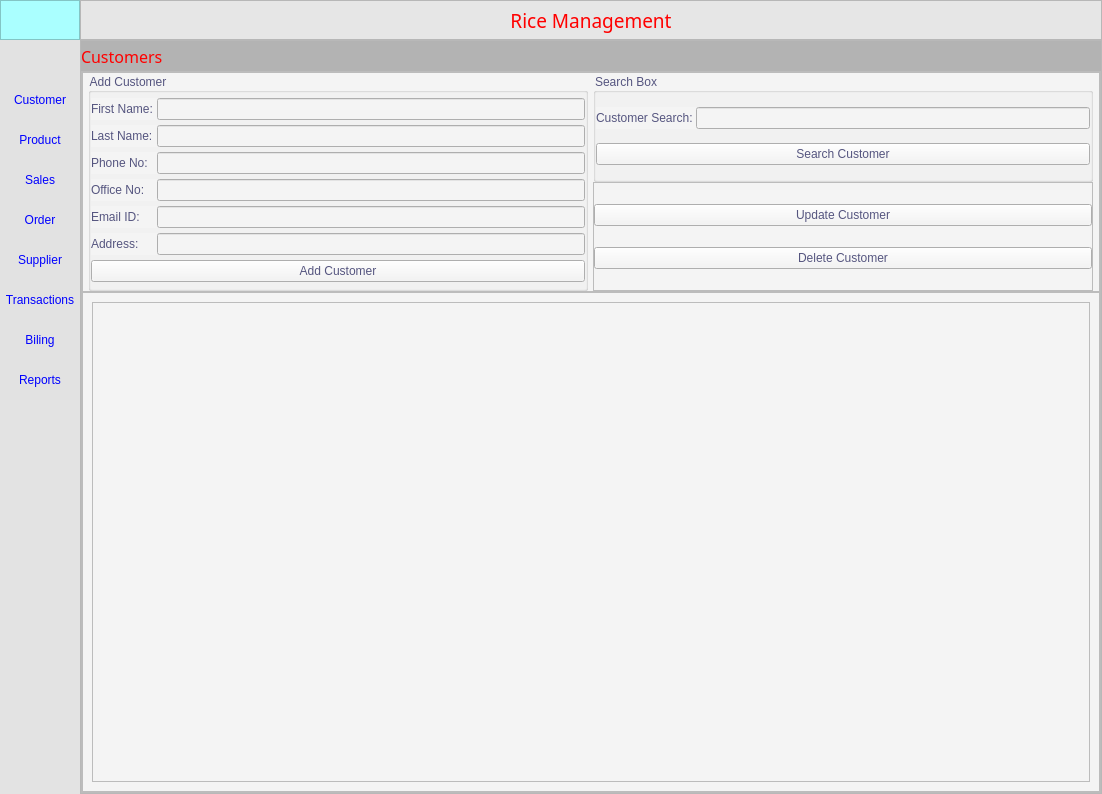
<?xml version="1.0" encoding="UTF-8"?>
<ui version="4.0">
 <class>MainWindow</class>
 <widget class="QMainWindow" name="MainWindow">
  <property name="geometry">
   <rect>
    <x>0</x>
    <y>0</y>
    <width>1102</width>
    <height>794</height>
   </rect>
  </property>
  <property name="minimumSize">
   <size>
    <width>1000</width>
    <height>500</height>
   </size>
  </property>
  <property name="windowTitle">
   <string>MainWindow</string>
  </property>
  <property name="styleSheet">
   <string notr="true">background-color: rgb(238, 238, 238);</string>
  </property>
  <widget class="QWidget" name="centralwidget">
   <layout class="QVBoxLayout" name="verticalLayout">
    <property name="spacing">
     <number>0</number>
    </property>
    <property name="leftMargin">
     <number>0</number>
    </property>
    <property name="topMargin">
     <number>0</number>
    </property>
    <property name="rightMargin">
     <number>0</number>
    </property>
    <property name="bottomMargin">
     <number>0</number>
    </property>
    <item>
     <widget class="QFrame" name="Top_Bar">
      <property name="maximumSize">
       <size>
        <width>16777215</width>
        <height>40</height>
       </size>
      </property>
      <property name="styleSheet">
       <string notr="true">background-color: rgba(230, 230, 230, 230);</string>
      </property>
      <property name="frameShape">
       <enum>QFrame::NoFrame</enum>
      </property>
      <property name="frameShadow">
       <enum>QFrame::Raised</enum>
      </property>
      <layout class="QHBoxLayout" name="horizontalLayout">
       <property name="spacing">
        <number>0</number>
       </property>
       <property name="leftMargin">
        <number>0</number>
       </property>
       <property name="topMargin">
        <number>0</number>
       </property>
       <property name="rightMargin">
        <number>0</number>
       </property>
       <property name="bottomMargin">
        <number>0</number>
       </property>
       <item>
        <widget class="QFrame" name="frame_toggle">
         <property name="maximumSize">
          <size>
           <width>80</width>
           <height>40</height>
          </size>
         </property>
         <property name="styleSheet">
          <string notr="true">background-color: rgb(170, 255, 255);</string>
         </property>
         <property name="frameShape">
          <enum>QFrame::StyledPanel</enum>
         </property>
         <property name="frameShadow">
          <enum>QFrame::Raised</enum>
         </property>
         <layout class="QVBoxLayout" name="verticalLayout_2">
          <property name="spacing">
           <number>0</number>
          </property>
          <property name="leftMargin">
           <number>0</number>
          </property>
          <property name="topMargin">
           <number>0</number>
          </property>
          <property name="rightMargin">
           <number>0</number>
          </property>
          <property name="bottomMargin">
           <number>0</number>
          </property>
          <item>
           <widget class="QToolButton" name="Btn_Toggle">
            <property name="sizePolicy">
             <sizepolicy hsizetype="Expanding" vsizetype="Expanding">
              <horstretch>0</horstretch>
              <verstretch>0</verstretch>
             </sizepolicy>
            </property>
            <property name="styleSheet">
             <string notr="true">color: rgb(170, 85, 0);
border: 0px solid;</string>
            </property>
            <property name="text">
             <string/>
            </property>
            <property name="icon">
             <iconset resource="icons.qrc">
              <normaloff>:/icon/icons/menu.png</normaloff>:/icon/icons/menu.png</iconset>
            </property>
           </widget>
          </item>
         </layout>
        </widget>
       </item>
       <item>
        <widget class="QFrame" name="frame_top">
         <property name="frameShape">
          <enum>QFrame::StyledPanel</enum>
         </property>
         <property name="frameShadow">
          <enum>QFrame::Raised</enum>
         </property>
         <layout class="QVBoxLayout" name="verticalLayout_7">
          <property name="spacing">
           <number>0</number>
          </property>
          <property name="leftMargin">
           <number>0</number>
          </property>
          <property name="topMargin">
           <number>0</number>
          </property>
          <property name="rightMargin">
           <number>0</number>
          </property>
          <property name="bottomMargin">
           <number>0</number>
          </property>
          <item>
           <widget class="QLabel" name="label">
            <property name="sizePolicy">
             <sizepolicy hsizetype="Expanding" vsizetype="Expanding">
              <horstretch>0</horstretch>
              <verstretch>0</verstretch>
             </sizepolicy>
            </property>
            <property name="font">
             <font>
              <family>MV Boli</family>
              <pointsize>14</pointsize>
             </font>
            </property>
            <property name="styleSheet">
             <string notr="true">color: rgb(255, 0, 0);</string>
            </property>
            <property name="text">
             <string>Rice Management</string>
            </property>
            <property name="alignment">
             <set>Qt::AlignCenter</set>
            </property>
           </widget>
          </item>
         </layout>
        </widget>
       </item>
      </layout>
     </widget>
    </item>
    <item>
     <widget class="QFrame" name="Content">
      <property name="frameShape">
       <enum>QFrame::NoFrame</enum>
      </property>
      <property name="frameShadow">
       <enum>QFrame::Raised</enum>
      </property>
      <layout class="QHBoxLayout" name="horizontalLayout_2">
       <property name="spacing">
        <number>0</number>
       </property>
       <property name="leftMargin">
        <number>0</number>
       </property>
       <property name="topMargin">
        <number>0</number>
       </property>
       <property name="rightMargin">
        <number>0</number>
       </property>
       <property name="bottomMargin">
        <number>0</number>
       </property>
       <item>
        <widget class="QFrame" name="frame_left_menu">
         <property name="sizePolicy">
          <sizepolicy hsizetype="Expanding" vsizetype="Expanding">
           <horstretch>0</horstretch>
           <verstretch>0</verstretch>
          </sizepolicy>
         </property>
         <property name="minimumSize">
          <size>
           <width>80</width>
           <height>0</height>
          </size>
         </property>
         <property name="maximumSize">
          <size>
           <width>80</width>
           <height>16777215</height>
          </size>
         </property>
         <property name="styleSheet">
          <string notr="true">background-color: rgba(225, 225, 225, 225);</string>
         </property>
         <property name="frameShape">
          <enum>QFrame::NoFrame</enum>
         </property>
         <property name="frameShadow">
          <enum>QFrame::Raised</enum>
         </property>
         <layout class="QVBoxLayout" name="verticalLayout_3">
          <property name="spacing">
           <number>0</number>
          </property>
          <property name="leftMargin">
           <number>0</number>
          </property>
          <property name="topMargin">
           <number>0</number>
          </property>
          <property name="rightMargin">
           <number>0</number>
          </property>
          <property name="bottomMargin">
           <number>0</number>
          </property>
          <item alignment="Qt::AlignTop">
           <widget class="QFrame" name="frame_top_menus">
            <property name="sizePolicy">
             <sizepolicy hsizetype="Expanding" vsizetype="Expanding">
              <horstretch>0</horstretch>
              <verstretch>0</verstretch>
             </sizepolicy>
            </property>
            <property name="frameShape">
             <enum>QFrame::NoFrame</enum>
            </property>
            <property name="frameShadow">
             <enum>QFrame::Raised</enum>
            </property>
            <layout class="QVBoxLayout" name="verticalLayout_4">
             <property name="spacing">
              <number>0</number>
             </property>
             <property name="leftMargin">
              <number>0</number>
             </property>
             <property name="topMargin">
              <number>0</number>
             </property>
             <property name="rightMargin">
              <number>0</number>
             </property>
             <property name="bottomMargin">
              <number>0</number>
             </property>
             <item>
              <widget class="QPushButton" name="Btn_Home">
               <property name="minimumSize">
                <size>
                 <width>0</width>
                 <height>40</height>
                </size>
               </property>
               <property name="styleSheet">
                <string notr="true">QPushButton {
	
	color: rgb(0, 0, 255);
	background-color: rgba(225, 225, 225, 225);
	border: 0px solid;
}

QPushButton:hover {
	
	
	background-color: rgb(255, 255, 127);
}</string>
               </property>
               <property name="text">
                <string/>
               </property>
               <property name="icon">
                <iconset resource="icons.qrc">
                 <normaloff>:/icon/icons/home.png</normaloff>:/icon/icons/home.png</iconset>
               </property>
              </widget>
             </item>
             <item>
              <widget class="QPushButton" name="Btn_Customer">
               <property name="minimumSize">
                <size>
                 <width>0</width>
                 <height>40</height>
                </size>
               </property>
               <property name="styleSheet">
                <string notr="true">QPushButton {
	
	color: rgb(0, 0, 255);
	background-color: rgba(225, 225, 225, 225);
	border: 0px solid;
}

QPushButton:hover {
	background-color: rgb(170, 255, 255);
}</string>
               </property>
               <property name="text">
                <string>Customer</string>
               </property>
              </widget>
             </item>
             <item>
              <widget class="QPushButton" name="Btn_Product">
               <property name="minimumSize">
                <size>
                 <width>0</width>
                 <height>40</height>
                </size>
               </property>
               <property name="styleSheet">
                <string notr="true">QPushButton {
	
	color: rgb(0, 0, 255);
	background-color: rgba(225, 225, 225, 225);
	border: 0px solid;
}

QPushButton:hover {
	background-color: rgb(170, 255, 255);
}</string>
               </property>
               <property name="text">
                <string>Product</string>
               </property>
              </widget>
             </item>
             <item>
              <widget class="QPushButton" name="Btn_Sales">
               <property name="minimumSize">
                <size>
                 <width>0</width>
                 <height>40</height>
                </size>
               </property>
               <property name="styleSheet">
                <string notr="true">QPushButton {
	
	color: rgb(0, 0, 255);
	background-color: rgba(225, 225, 225, 225);
	border: 0px solid;
}

QPushButton:hover {
	background-color: rgb(170, 255, 255);
}</string>
               </property>
               <property name="text">
                <string>Sales</string>
               </property>
              </widget>
             </item>
             <item>
              <widget class="QPushButton" name="Btn_Order">
               <property name="minimumSize">
                <size>
                 <width>0</width>
                 <height>40</height>
                </size>
               </property>
               <property name="styleSheet">
                <string notr="true">QPushButton {
	
	color: rgb(0, 0, 255);
	background-color: rgba(225, 225, 225, 225);
	border: 0px solid;
}

QPushButton:hover {
	background-color: rgb(170, 255, 255);
}</string>
               </property>
               <property name="text">
                <string>Order</string>
               </property>
              </widget>
             </item>
             <item>
              <widget class="QPushButton" name="Btn_Supplier">
               <property name="minimumSize">
                <size>
                 <width>0</width>
                 <height>40</height>
                </size>
               </property>
               <property name="styleSheet">
                <string notr="true">QPushButton {
	
	color: rgb(0, 0, 255);
	background-color: rgba(225, 225, 225, 225);
	border: 0px solid;
}

QPushButton:hover {
	background-color: rgb(170, 255, 255);
}</string>
               </property>
               <property name="text">
                <string>Supplier</string>
               </property>
              </widget>
             </item>
             <item>
              <widget class="QPushButton" name="Btn_Transactions">
               <property name="minimumSize">
                <size>
                 <width>0</width>
                 <height>40</height>
                </size>
               </property>
               <property name="styleSheet">
                <string notr="true">QPushButton {
	
	color: rgb(0, 0, 255);
	background-color: rgba(225, 225, 225, 225);
	border: 0px solid;
}

QPushButton:hover {
	background-color: rgb(170, 255, 255);
}</string>
               </property>
               <property name="text">
                <string>Transactions</string>
               </property>
              </widget>
             </item>
             <item>
              <widget class="QPushButton" name="Btn_Billing">
               <property name="minimumSize">
                <size>
                 <width>0</width>
                 <height>40</height>
                </size>
               </property>
               <property name="styleSheet">
                <string notr="true">QPushButton {
	
	color: rgb(0, 0, 255);
	background-color: rgba(225, 225, 225, 225);
	border: 0px solid;
}

QPushButton:hover {
	background-color: rgb(170, 255, 255);
}</string>
               </property>
               <property name="text">
                <string>Biling</string>
               </property>
              </widget>
             </item>
             <item>
              <widget class="QPushButton" name="Btn_Reports">
               <property name="minimumSize">
                <size>
                 <width>0</width>
                 <height>40</height>
                </size>
               </property>
               <property name="styleSheet">
                <string notr="true">QPushButton {
	
	color: rgb(0, 0, 255);
	background-color: rgba(225, 225, 225, 225);
	border: 0px solid;
}

QPushButton:hover {
	background-color: rgb(170, 255, 255);
}</string>
               </property>
               <property name="text">
                <string>Reports</string>
               </property>
              </widget>
             </item>
            </layout>
           </widget>
          </item>
         </layout>
        </widget>
       </item>
       <item>
        <widget class="QFrame" name="frame_pages">
         <property name="frameShape">
          <enum>QFrame::StyledPanel</enum>
         </property>
         <property name="frameShadow">
          <enum>QFrame::Raised</enum>
         </property>
         <layout class="QVBoxLayout" name="verticalLayout_5">
          <property name="spacing">
           <number>0</number>
          </property>
          <property name="leftMargin">
           <number>0</number>
          </property>
          <property name="topMargin">
           <number>0</number>
          </property>
          <property name="rightMargin">
           <number>0</number>
          </property>
          <property name="bottomMargin">
           <number>0</number>
          </property>
          <item>
           <widget class="QStackedWidget" name="Pages_Widget">
            <property name="currentIndex">
             <number>1</number>
            </property>
            <widget class="QWidget" name="home_page"/>
            <widget class="QWidget" name="customer_page">
             <layout class="QVBoxLayout" name="verticalLayout_6">
              <property name="spacing">
               <number>0</number>
              </property>
              <property name="leftMargin">
               <number>0</number>
              </property>
              <property name="topMargin">
               <number>0</number>
              </property>
              <property name="rightMargin">
               <number>0</number>
              </property>
              <property name="bottomMargin">
               <number>0</number>
              </property>
              <item>
               <widget class="QFrame" name="customer_frame_header">
                <property name="minimumSize">
                 <size>
                  <width>0</width>
                  <height>0</height>
                 </size>
                </property>
                <property name="maximumSize">
                 <size>
                  <width>16777215</width>
                  <height>30</height>
                 </size>
                </property>
                <property name="styleSheet">
                 <string notr="true">background-color: rgb(179, 179, 179);</string>
                </property>
                <property name="frameShape">
                 <enum>QFrame::NoFrame</enum>
                </property>
                <property name="frameShadow">
                 <enum>QFrame::Raised</enum>
                </property>
                <layout class="QVBoxLayout" name="verticalLayout_8">
                 <property name="spacing">
                  <number>0</number>
                 </property>
                 <property name="leftMargin">
                  <number>0</number>
                 </property>
                 <property name="topMargin">
                  <number>0</number>
                 </property>
                 <property name="rightMargin">
                  <number>0</number>
                 </property>
                 <property name="bottomMargin">
                  <number>0</number>
                 </property>
                 <item>
                  <widget class="QLabel" name="label_2">
                   <property name="sizePolicy">
                    <sizepolicy hsizetype="Expanding" vsizetype="Expanding">
                     <horstretch>0</horstretch>
                     <verstretch>0</verstretch>
                    </sizepolicy>
                   </property>
                   <property name="font">
                    <font>
                     <family>MV Boli</family>
                     <pointsize>12</pointsize>
                     <weight>50</weight>
                     <italic>false</italic>
                     <bold>false</bold>
                    </font>
                   </property>
                   <property name="styleSheet">
                    <string notr="true">color: rgb(255, 0, 0);
</string>
                   </property>
                   <property name="text">
                    <string>Customers</string>
                   </property>
                   <property name="alignment">
                    <set>Qt::AlignLeading|Qt::AlignLeft|Qt::AlignVCenter</set>
                   </property>
                  </widget>
                 </item>
                </layout>
               </widget>
              </item>
              <item>
               <widget class="QFrame" name="frame_2">
                <property name="styleSheet">
                 <string notr="true">background-color: rgb(244, 244, 244);</string>
                </property>
                <property name="frameShape">
                 <enum>QFrame::StyledPanel</enum>
                </property>
                <property name="frameShadow">
                 <enum>QFrame::Raised</enum>
                </property>
                <layout class="QVBoxLayout" name="verticalLayout_9">
                 <property name="spacing">
                  <number>0</number>
                 </property>
                 <property name="leftMargin">
                  <number>0</number>
                 </property>
                 <property name="topMargin">
                  <number>0</number>
                 </property>
                 <property name="rightMargin">
                  <number>0</number>
                 </property>
                 <property name="bottomMargin">
                  <number>0</number>
                 </property>
                 <item>
                  <widget class="QFrame" name="frame">
                   <property name="frameShape">
                    <enum>QFrame::StyledPanel</enum>
                   </property>
                   <property name="frameShadow">
                    <enum>QFrame::Raised</enum>
                   </property>
                   <layout class="QHBoxLayout" name="horizontalLayout_3">
                    <property name="spacing">
                     <number>0</number>
                    </property>
                    <property name="leftMargin">
                     <number>0</number>
                    </property>
                    <property name="topMargin">
                     <number>0</number>
                    </property>
                    <property name="rightMargin">
                     <number>0</number>
                    </property>
                    <property name="bottomMargin">
                     <number>0</number>
                    </property>
                    <item>
                     <widget class="QGroupBox" name="add_customer_box">
                      <property name="maximumSize">
                       <size>
                        <width>500</width>
                        <height>500</height>
                       </size>
                      </property>
                      <property name="styleSheet">
                       <string notr="true">* {
	color: rgb(85, 85, 127);
	font: 75 12pt &quot;MS Shell Dlg 2&quot;;
	border-color: rgb(0, 0, 0);
}
QpushButton:hover {
	background-color: rgb(255, 170, 0);
}</string>
                      </property>
                      <property name="title">
                       <string>Add Customer</string>
                      </property>
                      <property name="flat">
                       <bool>false</bool>
                      </property>
                      <layout class="QGridLayout" name="gridLayout">
                       <property name="leftMargin">
                        <number>0</number>
                       </property>
                       <property name="topMargin">
                        <number>0</number>
                       </property>
                       <property name="rightMargin">
                        <number>0</number>
                       </property>
                       <property name="bottomMargin">
                        <number>0</number>
                       </property>
                       <property name="spacing">
                        <number>0</number>
                       </property>
                       <item row="5" column="1">
                        <widget class="QLineEdit" name="customer_address_le">
                         <property name="maximumSize">
                          <size>
                           <width>16777215</width>
                           <height>16777215</height>
                          </size>
                         </property>
                        </widget>
                       </item>
                       <item row="6" column="0" colspan="2">
                        <widget class="QPushButton" name="Btn_add_customer">
                         <property name="styleSheet">
                          <string notr="true"/>
                         </property>
                         <property name="text">
                          <string>Add Customer</string>
                         </property>
                        </widget>
                       </item>
                       <item row="3" column="0">
                        <widget class="QLabel" name="label_6">
                         <property name="maximumSize">
                          <size>
                           <width>16777215</width>
                           <height>16777215</height>
                          </size>
                         </property>
                         <property name="text">
                          <string>Office No: </string>
                         </property>
                        </widget>
                       </item>
                       <item row="2" column="1">
                        <widget class="QLineEdit" name="customer_phone_le">
                         <property name="maximumSize">
                          <size>
                           <width>16777215</width>
                           <height>16777215</height>
                          </size>
                         </property>
                        </widget>
                       </item>
                       <item row="4" column="1">
                        <widget class="QLineEdit" name="customer_email_le">
                         <property name="maximumSize">
                          <size>
                           <width>16777215</width>
                           <height>16777215</height>
                          </size>
                         </property>
                        </widget>
                       </item>
                       <item row="0" column="1">
                        <widget class="QLineEdit" name="customer_fname_le">
                         <property name="maximumSize">
                          <size>
                           <width>16777215</width>
                           <height>16777215</height>
                          </size>
                         </property>
                        </widget>
                       </item>
                       <item row="2" column="0">
                        <widget class="QLabel" name="label_5">
                         <property name="maximumSize">
                          <size>
                           <width>16777215</width>
                           <height>16777215</height>
                          </size>
                         </property>
                         <property name="text">
                          <string>Phone No: </string>
                         </property>
                        </widget>
                       </item>
                       <item row="1" column="1">
                        <widget class="QLineEdit" name="customer_lname_le">
                         <property name="maximumSize">
                          <size>
                           <width>16777215</width>
                           <height>16777215</height>
                          </size>
                         </property>
                        </widget>
                       </item>
                       <item row="1" column="0">
                        <widget class="QLabel" name="label_4">
                         <property name="maximumSize">
                          <size>
                           <width>16777215</width>
                           <height>16777215</height>
                          </size>
                         </property>
                         <property name="text">
                          <string>Last Name: </string>
                         </property>
                        </widget>
                       </item>
                       <item row="4" column="0">
                        <widget class="QLabel" name="label_7">
                         <property name="maximumSize">
                          <size>
                           <width>16777215</width>
                           <height>16777215</height>
                          </size>
                         </property>
                         <property name="text">
                          <string>Email ID: </string>
                         </property>
                        </widget>
                       </item>
                       <item row="3" column="1">
                        <widget class="QLineEdit" name="customer_office_le">
                         <property name="maximumSize">
                          <size>
                           <width>16777215</width>
                           <height>16777215</height>
                          </size>
                         </property>
                        </widget>
                       </item>
                       <item row="0" column="0">
                        <widget class="QLabel" name="label_3">
                         <property name="maximumSize">
                          <size>
                           <width>16777215</width>
                           <height>16777215</height>
                          </size>
                         </property>
                         <property name="text">
                          <string>First Name: </string>
                         </property>
                        </widget>
                       </item>
                       <item row="5" column="0">
                        <widget class="QLabel" name="label_8">
                         <property name="maximumSize">
                          <size>
                           <width>16777215</width>
                           <height>16777215</height>
                          </size>
                         </property>
                         <property name="text">
                          <string>Address: </string>
                         </property>
                        </widget>
                       </item>
                      </layout>
                     </widget>
                    </item>
                    <item>
                     <widget class="QFrame" name="frame_4">
                      <property name="maximumSize">
                       <size>
                        <width>500</width>
                        <height>16777215</height>
                       </size>
                      </property>
                      <property name="layoutDirection">
                       <enum>Qt::RightToLeft</enum>
                      </property>
                      <property name="frameShape">
                       <enum>QFrame::NoFrame</enum>
                      </property>
                      <property name="frameShadow">
                       <enum>QFrame::Raised</enum>
                      </property>
                      <layout class="QVBoxLayout" name="verticalLayout_10">
                       <property name="spacing">
                        <number>0</number>
                       </property>
                       <property name="leftMargin">
                        <number>0</number>
                       </property>
                       <property name="topMargin">
                        <number>0</number>
                       </property>
                       <property name="rightMargin">
                        <number>0</number>
                       </property>
                       <property name="bottomMargin">
                        <number>0</number>
                       </property>
                       <item>
                        <widget class="QGroupBox" name="search_customer_box">
                         <property name="layoutDirection">
                          <enum>Qt::LeftToRight</enum>
                         </property>
                         <property name="styleSheet">
                          <string notr="true">* {
	color: rgb(85, 85, 127);
	font: 75 12pt &quot;MS Shell Dlg 2&quot;;
	border-color: rgb(0, 0, 0);
}
QpushButton:hover {
	background-color: rgb(255, 170, 0);
}</string>
                         </property>
                         <property name="title">
                          <string>Search Box</string>
                         </property>
                         <layout class="QGridLayout" name="gridLayout_2">
                          <property name="leftMargin">
                           <number>0</number>
                          </property>
                          <property name="topMargin">
                           <number>0</number>
                          </property>
                          <property name="rightMargin">
                           <number>0</number>
                          </property>
                          <property name="bottomMargin">
                           <number>0</number>
                          </property>
                          <property name="spacing">
                           <number>0</number>
                          </property>
                          <item row="0" column="0">
                           <widget class="QLabel" name="label_15">
                            <property name="text">
                             <string>Customer Search: </string>
                            </property>
                           </widget>
                          </item>
                          <item row="0" column="1">
                           <widget class="QLineEdit" name="customer_search_le"/>
                          </item>
                          <item row="1" column="0" colspan="2">
                           <widget class="QPushButton" name="Btn_search_customer">
                            <property name="text">
                             <string>Search Customer</string>
                            </property>
                           </widget>
                          </item>
                         </layout>
                        </widget>
                       </item>
                       <item>
                        <widget class="QFrame" name="frame_5">
                         <property name="frameShape">
                          <enum>QFrame::StyledPanel</enum>
                         </property>
                         <property name="frameShadow">
                          <enum>QFrame::Raised</enum>
                         </property>
                         <layout class="QVBoxLayout" name="verticalLayout_11">
                          <property name="spacing">
                           <number>0</number>
                          </property>
                          <property name="leftMargin">
                           <number>0</number>
                          </property>
                          <property name="topMargin">
                           <number>0</number>
                          </property>
                          <property name="rightMargin">
                           <number>0</number>
                          </property>
                          <property name="bottomMargin">
                           <number>0</number>
                          </property>
                          <item>
                           <widget class="QPushButton" name="Btn_update_customer">
                            <property name="styleSheet">
                             <string notr="true">color: rgb(85, 85, 127);
	font: 75 12pt &quot;MS Shell Dlg 2&quot;;
	border-color: rgb(0, 0, 0);</string>
                            </property>
                            <property name="text">
                             <string>Update Customer</string>
                            </property>
                           </widget>
                          </item>
                          <item>
                           <widget class="QPushButton" name="Btn_delete_customer">
                            <property name="styleSheet">
                             <string notr="true">color: rgb(85, 85, 127);
	font: 75 12pt &quot;MS Shell Dlg 2&quot;;
	border-color: rgb(0, 0, 0);</string>
                            </property>
                            <property name="text">
                             <string>Delete Customer</string>
                            </property>
                           </widget>
                          </item>
                         </layout>
                        </widget>
                       </item>
                      </layout>
                     </widget>
                    </item>
                   </layout>
                  </widget>
                 </item>
                 <item>
                  <widget class="QFrame" name="frame_3">
                   <property name="maximumSize">
                    <size>
                     <width>16777215</width>
                     <height>500</height>
                    </size>
                   </property>
                   <property name="frameShape">
                    <enum>QFrame::StyledPanel</enum>
                   </property>
                   <property name="frameShadow">
                    <enum>QFrame::Raised</enum>
                   </property>
                   <layout class="QHBoxLayout" name="horizontalLayout_4">
                    <item>
                     <widget class="QTableView" name="tableView"/>
                    </item>
                   </layout>
                  </widget>
                 </item>
                </layout>
               </widget>
              </item>
             </layout>
            </widget>
            <widget class="QWidget" name="sales_page"/>
            <widget class="QWidget" name="product_page"/>
           </widget>
          </item>
         </layout>
        </widget>
       </item>
      </layout>
     </widget>
    </item>
   </layout>
  </widget>
 </widget>
 <resources>
  <include location="icons.qrc"/>
 </resources>
 <connections/>
</ui>
